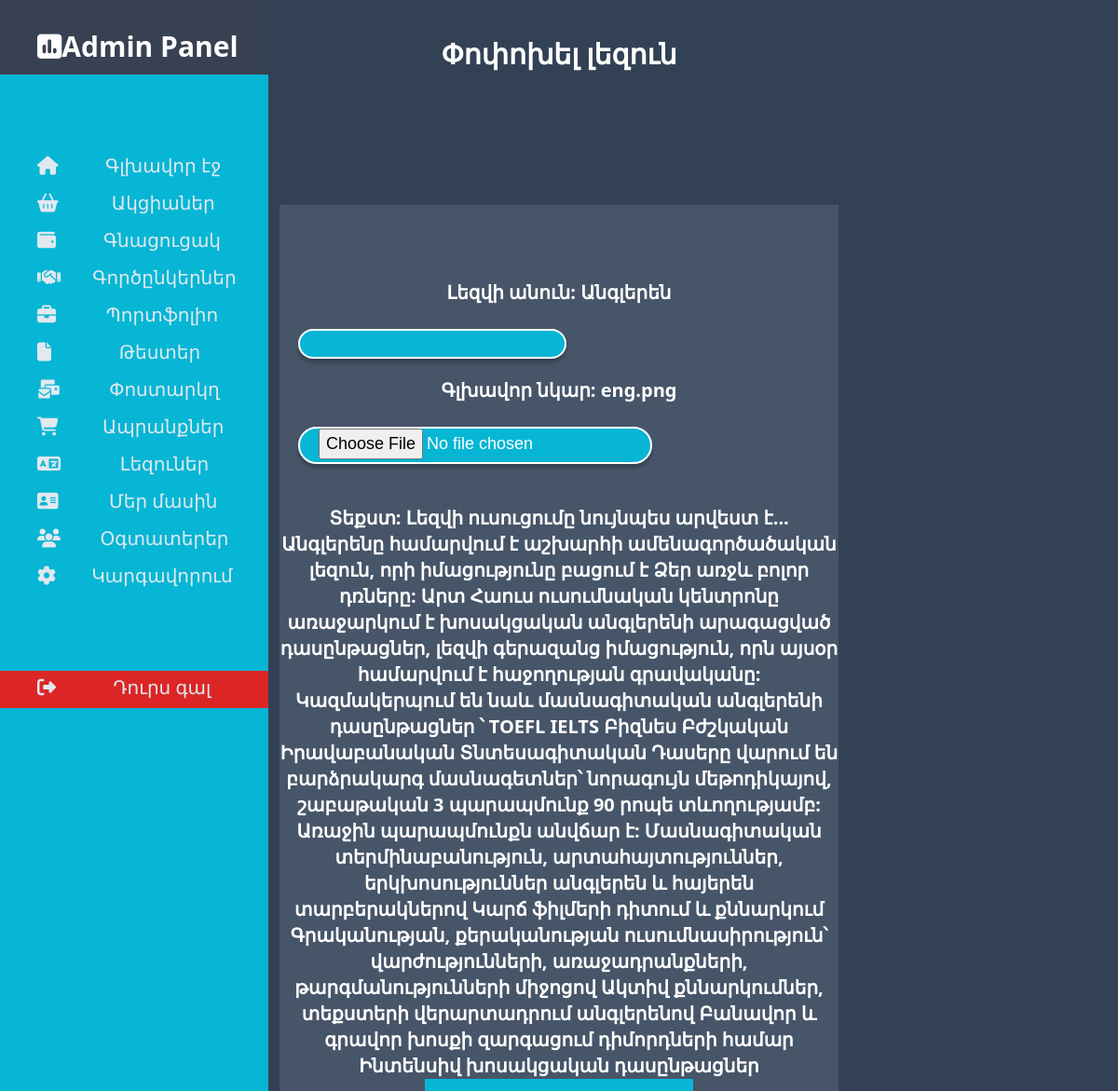
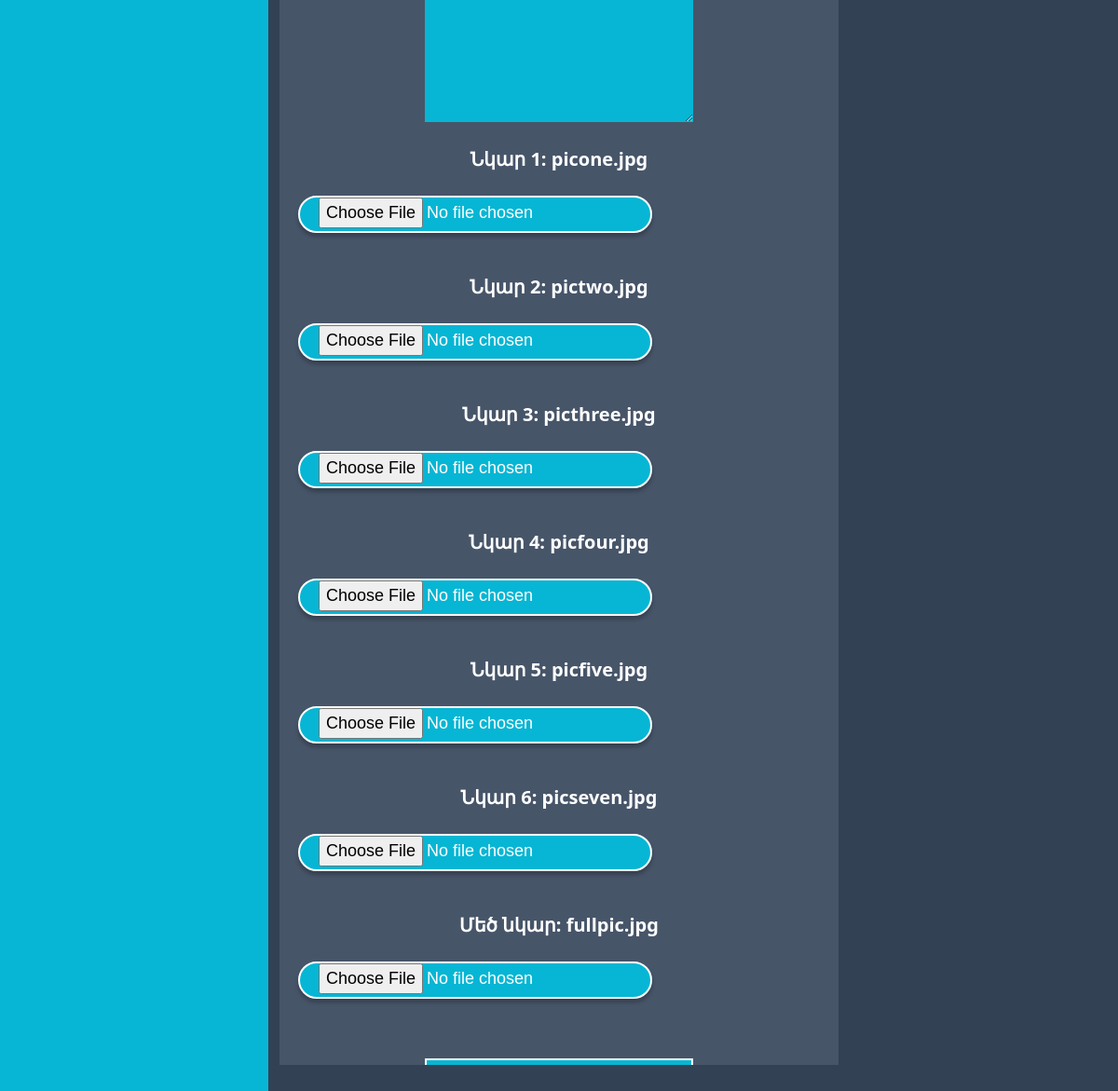
/admin/update-language/1, run on the app's committed database (2 pictures, top to bottom).
### website.py (models this page shows, shortened)
class Languages(db.Model):
    id = db.Column(db.Integer, primary_key=True)
    language_name = db.Column(db.String(200), nullable=False)
    main_image = db.Column(db.Text, nullable=False)
    main_text = db.Column(db.Text, nullable=False)
    image1 = db.Column(db.Text, nullable=False)
    image2 = db.Column(db.Text, nullable=False)
    image3 = db.Column(db.Text, nullable=False)
    image4 = db.Column(db.Text, nullable=False)
    image5 = db.Column(db.Text, nullable=False)
    image6 = db.Column(db.Text, nullable=False)
    big_image = db.Column(db.Text, nullable=False)
    website_language = db.Column(db.String(200), nullable=False)

### website.py (the view)
@app.route('/admin/update-language/<int:id>')
def update_language(id):
    language_data = Languages.query.get_or_404(id)
    return render_template('/admin/templates/edit_language.html', language_data=language_data)

### templates/admin/templates/edit_language.html (shortened to what this page needs)
{% extends 'base admin.html' %}
{% block body %}
<main class="table w-screen h-screen bg-slate-700 text-center">
    <h1 class="text-white text-3xl font-semibold mt-10">Փոփոխել լեզուն</h1>
    <div class="mt-36 w-1/2 h-1/2 bg-slate-600 mx-auto text-center overflow-y-scroll">
        <form action="/admin/update_language/{{language_data.id}}" method="POST" enctype="multipart/form-data">
            <label class="text-white font-semibold text-xl mt-20 block">Լեզվի անուն: {{language_data.language_name}}</label>
            <input type="text" class="bg-cyan-500 border-2 border-white text-white text-center w-72 h-8" name="language_name">
            <label class="text-white font-semibold text-xl mt-5 block">Գլխավոր նկար: {{language_data.main_image}}</label>
            <input type="file" name="main_image" class="bg-cyan-500 border-2 border-white text-center text-white" accept="image/gif, image/jpeg, image/png"><br>
            <label class="text-white font-semibold text-xl pt-5 block">Տեքստ: {{language_data.main_text}}</label>
            <textarea name="text" class="w-72 h-36 text-white bg-cyan-500 text-center duration-300 ease-in-out rounded-none focus:rounded-3xl focus:bg-white focus:text-cyan-500 focus:w-96 focus:h-52"></textarea>
            <label class="text-white font-semibold text-xl mt-5 block">Նկար 1: {{language_data.image1}}</label>
            <input type="file" name="image1" class="bg-cyan-500 border-2 border-white text-center text-white" accept="image/gif, image/jpeg, image/png"><br>
            <label class="text-white font-semibold text-xl mt-5 block">Նկար 2: {{language_data.image2}}</label>
            <input type="file" name="image2" class="bg-cyan-500 border-2 border-white text-center text-white" accept="image/gif, image/jpeg, image/png"><br>
            <label class="text-white font-semibold text-xl mt-5 block">Նկար 3: {{language_data.image3}}</label>
            <input type="file" name="image3" class="bg-cyan-500 border-2 border-white text-center text-white" accept="image/gif, image/jpeg, image/png"><br>
            <label class="text-white font-semibold text-xl mt-5 block">Նկար 4: {{language_data.image4}}</label>
            <input type="file" name="image4" class="bg-cyan-500 border-2 border-white text-center text-white" accept="image/gif, image/jpeg, image/png"><br>
            <label class="text-white font-semibold text-xl mt-5 block">Նկար 5: {{language_data.image5}}</label>
            <input type="file" name="image5" class="bg-cyan-500 border-2 border-white text-center text-white" accept="image/gif, image/jpeg, image/png"><br>
            <label class="text-white font-semibold text-xl mt-5 block">Նկար 6: {{language_data.image6}}</label>
            <input type="file" name="image6" class="bg-cyan-500 border-2 border-white text-center text-white" accept="image/gif, image/jpeg, image/png"><br>
            <label class="text-white font-semibold text-xl mt-5 block">Մեծ նկար: {{language_data.big_image}}</label>
            <input type="file" name="big_image" class="bg-cyan-500 border-2 border-white text-center text-white" accept="image/gif, image/jpeg, image/png"><br>
            <select name="website_language" class="w-72 h-10 bg-cyan-500 border-2 border-white text-white text-center mt-10">
                <option value="armenian">Հայերեն</option>
            </select><br>
        </form>
    </div>
</main>
{% endblock %}

### static/css/style.css (style rules this page uses)
* { margin:0; padding:0; box-sizing:border-box; }
html, body { overflow-x: hidden; }
form input, .send { display:block; }
form input { width:380px; height:40px; outline: none; border:1px solid rgb(197, 187, 187); border-radius: 20px; box-shadow: 0px 4px 4px rgba(0, 0, 0, 0.25); margin-top:25px; font-family: Arial, Helvetica, sans-serif; font-size: 18px; font-weight: 400; color:#D4C7BA; text-indent: 20px; margin-left: 20px; }
form { margin-top:80px; }
body { background-image: url('https://img.freepik.com/free-vector/copy-space-wavy-white-background-layers_23-2148845469.jpg?w=2000'); background-size: 100% 100%; overflow-x:hidden; position:relative; }

### data on the page
Languages: language_name "Անգլերեն", main_image "eng.png", main_text "Լեզվի ուսուցումը նույնպես արվեստ է... Անգլերենը համարվում է աշխարհի ամենագործածական լեզուն, որի իմացությունը բացում է Ձեր առջև բոլոր դռները: Արտ Հաուս ուսումնական կենտրոնը առաջարկում է խոսակցական անգլերենի արագացված դասընթացներ, լեզվի գերազանց իմացություն, որն այսօր համարվում է հաջողության գրավականը: Կազմակերպում են նաև մասնագիտական անգլերենի դասընթացներ ՝ TOEFL IELTS Բիզնես Բժշկական Իրավաբանական Տնտեսագիտական Դասերը վարում են բարձրակարգ մասնագետներ՝ նորագույն մեթոդիկայով, շաբաթական 3 պարապմունք 90 րոպե տևողությամբ: Առաջին պարապմունքն անվճար է: Մասնագիտական տերմինաբանություն, արտահայտություններ, երկխոսություններ անգլերեն և հայերեն տարբերակներով Կարճ ֆիլմերի դիտում և քննարկում Գրականության,…", image1 "picone.jpg", image2 "pictwo.jpg", image3 "picthree.jpg", image4 "picfour.jpg", image5 "picfive.jpg", image6 "picseven.jpg", big_image "fullpic.jpg"
